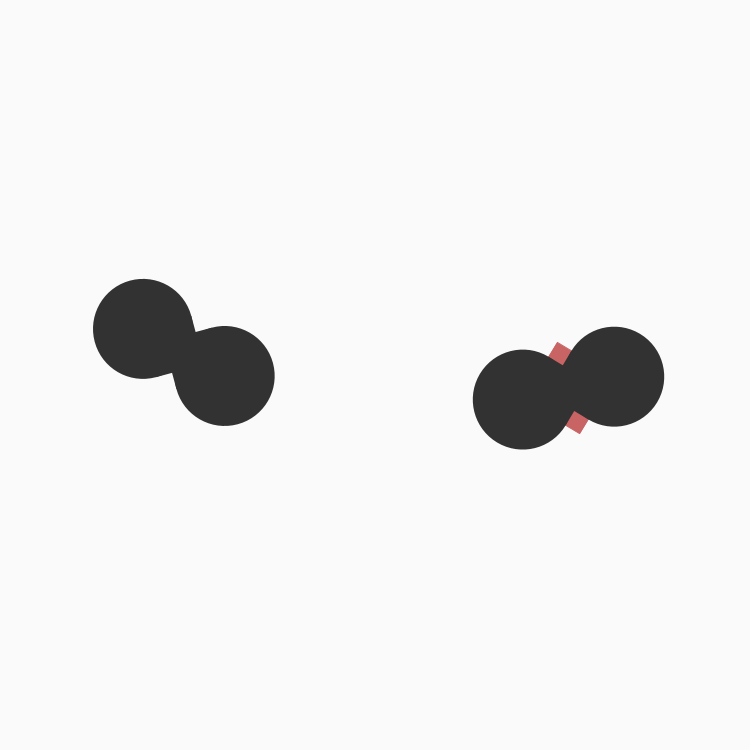
Frame 1 (no input)
Frame 60 (the mouse pressed at the canvas centre just before this capture): identical to frame 1, image omitted
Frame 120 (the mouse held since frame 60 and released just before this capture): identical to frame 1, image omitted

The Processing sketch that drew this single still picture (run headless with seeded random() and noise(); from frame 60 on, the mouse is pressed at the canvas centre):

// Processing sketch: processing_160269
// ── processing_160269.pde

float widt = 750;
float rad = 100;
float sSize = widt-rad*8;

void setup(){
  size(750,750);
  background(250);
  drawCircles();
}

void draw(){
}

void drawCircles(){
  float x1 = random(sSize/2)+rad*2;
  float x2 = random(sSize/2)+sSize/2+6*rad;
  float y1 = random(sSize)+rad*4;
  float y2 = random(sSize)+rad*4;
  boolean completes = random(1)>.5;
  boolean occluded = random(6)<4;
  
  drawCircleUnit(x1,y1,completes,occluded);
  drawCircleUnit(x2,y2,completes,occluded);
}

void drawCircleUnit(float x, float y, boolean completes,boolean occluded){
  noStroke();
  fill(50);
  pushMatrix();
  translate(x,y);
  rotate(random(2*PI));
  if(completes){
    fill(color(200,100,100));
    stroke(color(200,100,100));
    strokeWeight(1);
    rect(-rad/3,-rad/3.,2*rad/3.,2*rad/3.);
    
    if(random(1)>.5){
      fill(250);
      stroke(250);
      strokeWeight(3);
      rect(-2./6.*rad,1./6.*rad,rad/6,rad/6);
      rect(1./6.*rad,-2./6.*rad,rad/6,rad/6);
      if(!occluded){
        rect(-rad/3,-rad/3.,2*rad/3.,2*rad/3.);
      }
    }
    
    if(occluded){
      noStroke();
      fill(50);
      ellipse(rad/3,rad/3,rad,rad);
      ellipse(-rad/3,-rad/3,rad,rad);
      rect(-1./6.*rad,-1./6.*rad,rad/2,rad/2);
      rect(-2./6.*rad,-2./6.*rad,rad/2,rad/2);
    }
  }else{
    fill(color(200,100,100));
    stroke(color(200,100,100));
    strokeWeight(1);
    rect(-5./6.*rad,1./6.*rad,2*rad/3.,2*rad/3.);
    rect(1./6.*rad,-5./6.*rad,2*rad/3.,2*rad/3.);
    
    if(random(1)>.5){
      fill(250);
      stroke(250);
      strokeWeight(3);
      rect(-2./6.*rad,1./6.*rad,rad/6,rad/6);
      if(!occluded){
        rect(-5./6.*rad,1./6.*rad,2*rad/3.,2*rad/3.);
      }
    }
    if(random(1)>.5){
      fill(250);
      stroke(250);
      strokeWeight(3);
      rect(1./6.*rad,-2./6.*rad,rad/6,rad/6);
      if(!occluded){
        rect(1./6.*rad,-5./6.*rad,2*rad/3.,2*rad/3.);
      }
    }
    
    if(occluded){
      noStroke();
      fill(50);
      float uN = 2./3.*rad;
      float r2 = (uN-(1./3.*rad))*2.;
      ellipse(1./6.*rad,-uN,r2,r2);
      ellipse(uN,-1./6.*rad,r2,r2);
      ellipse(-1./6.*rad,uN,r2,r2);
      ellipse(-uN,1./6.*rad,r2,r2);
      
      ellipse(.6*rad,-.6*rad,rad/1.3,rad/1.3);
      ellipse(-.6*rad,.6*rad,rad/1.3,rad/1.3);
      
      rect(2./6.*rad,-2.5/6.*rad,rad/4.,rad/4.);
      rect(1./6.*rad,-3.5/6.*rad,rad/4.,rad/4.);
      
      rect(-3./6.*rad,2.02/6.*rad,rad/3.,rad/3.);
      rect(-3.98/6.*rad,.7/6.*rad,rad/3.,rad/3.);
    }
  }
  popMatrix();
}

void mousePressed(){
  background(250);
  drawCircles();
}
